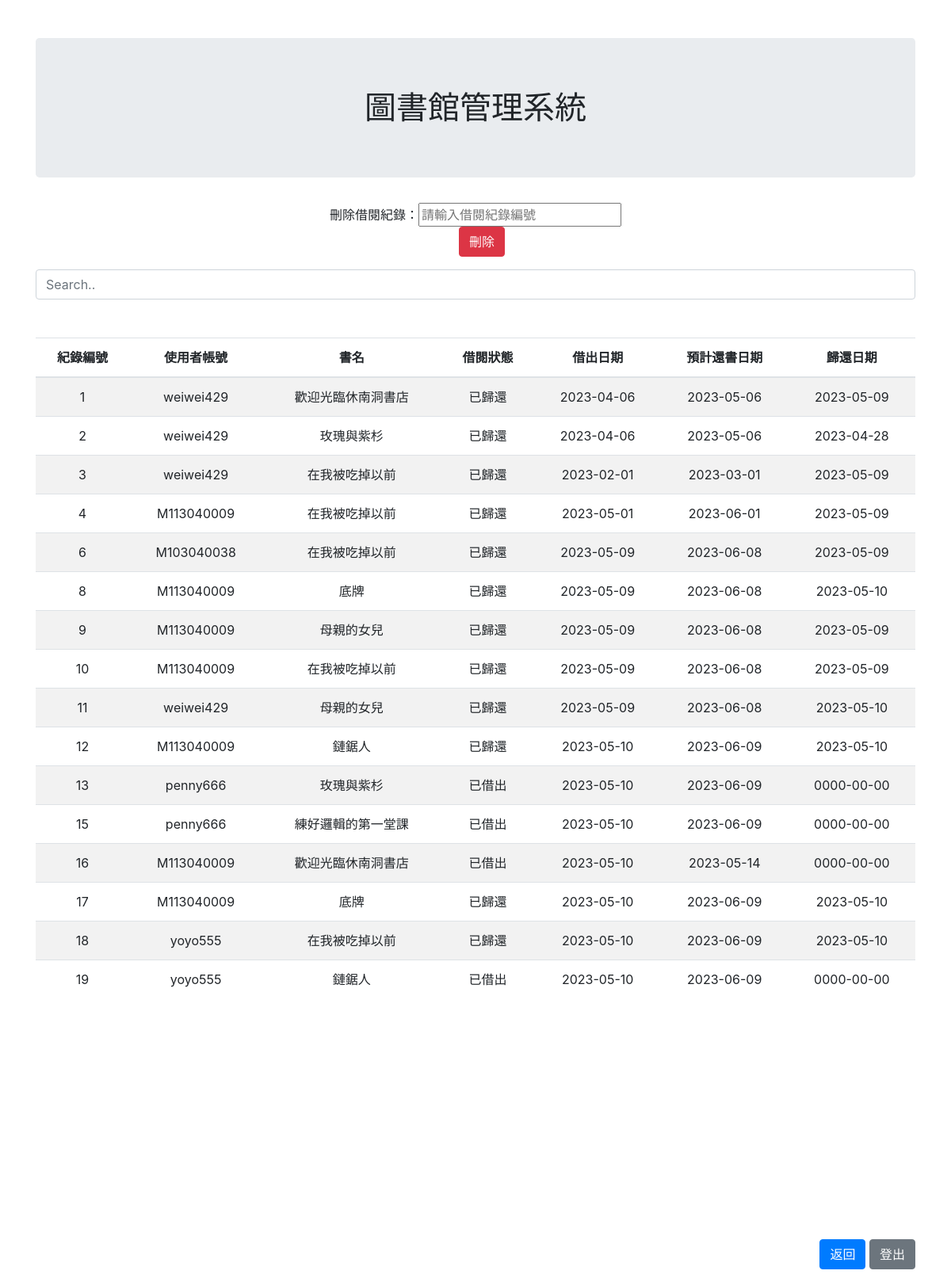
/record_data.php, run on the app's committed database.
### tables this page shows
CREATE TABLE `record` (
  `rID` int(200) NOT NULL,
  `user` varchar(20) NOT NULL,
  `book` varchar(20) NOT NULL,
  `loan` varchar(15) NOT NULL,
  `borrow_date` date NOT NULL,
  `due_date` date NOT NULL,
  `return_date` date NOT NULL,
  `email` varchar(30) NOT NULL
);

### record_data.php (the view, shortened to what this page needs)
<!DOCTYPE html>
<html lang="en">
<head>
  <link rel="stylesheet" href="https://cdn.jsdelivr.net/npm/bootstrap@4.6.2/dist/css/bootstrap.min.css">
</head>
<body>
<?php include('connect.php');  ?>
<center>
    <div class="container">
        <br><br><h1 class="jumbotron text-center">圖書館管理系統</h1>
    </div>
    <form name="form" action="delete_record.php" method="post">
        <div class="col-sm-4">
            <p align="center">刪除借閱紀錄：<input type="text" name="delete_record" id='delete_record' placeholder="請輸入借閱紀錄編號"/>&emsp;<input type="submit" class="btn btn-danger"  value="刪除"></h3></p>
        </div>
    </form>
    <div class="container">
        <?php
	        $query = "SELECT * FROM record ";
	        $query_run = mysqli_query( $connection , $query );
        ?>
        <input class="form-control" id="myInput" type="text" placeholder="Search.."> <br><br>
        <table class="table table-striped"style="text-align:center;">
            <thead style="text-align:center;">
                <tr style="text-align:center;">
                    <th>紀錄編號</th>
                    <th>使用者帳號</th>
                    <th>書名</th>
                    <th>借閱狀態</th>
                    <th>借出日期</th>
                    <th>預計還書日期</th>
                    <th>歸還日期</th>
                </tr>
            </thead>
            <tbody id='myTable'>
                <?php
                    if(mysqli_num_rows($query_run) > 0){
                        foreach($query_run as $row){
                ?>
                    <tr>
                        <td><?php echo $row['rID']; ?></td>
                        <td><?php echo $row['user']; ?></td>
                        <td><?php echo $row['book']; ?></td>
                        <td><?php echo $row['loan']; ?></td>
                        <td><?php echo $row['borrow_date']; ?></td>
                        <td><?php echo $row['due_date']; ?></td>
                        <td><?php echo $row['return_date']; ?></td>
                    </tr>
                <?php
                    }
                    }
                ?>
            </tbody>
        </table>
</center>
    <div class="container">
        <br><br><br><br><br><br><br><br><br><br><br><br><p align="right"><a href="manager.php" class="btn btn-primary"  role="button" >返回</a>&nbsp;<a href="logout.php" class="btn btn-secondary"  role="button" >登出</a></p>
    </div>
</body>
</html>

### data on the page
record: rID "1", user "weiwei429", book "歡迎光臨休南洞書店", loan "已歸還", borrow_date "2023-04-06", due_date "2023-05-06", return_date "2023-05-09"
record: rID "2", user "weiwei429", book "玫瑰與紫杉", loan "已歸還", borrow_date "2023-04-06", due_date "2023-05-06", return_date "2023-04-28"
record: rID "3", user "weiwei429", book "在我被吃掉以前", loan "已歸還", borrow_date "2023-02-01", due_date "2023-03-01", return_date "2023-05-09"
record: rID "4", user "M113040009", book "在我被吃掉以前", loan "已歸還", borrow_date "2023-05-01", due_date "2023-06-01", return_date "2023-05-09"
record: rID "6", user "M103040038", book "在我被吃掉以前", loan "已歸還", borrow_date "2023-05-09", due_date "2023-06-08", return_date "2023-05-09"
record: rID "8", user "M113040009", book "底牌", loan "已歸還", borrow_date "2023-05-09", due_date "2023-06-08", return_date "2023-05-10"
record: rID "9", user "M113040009", book "母親的女兒", loan "已歸還", borrow_date "2023-05-09", due_date "2023-06-08", return_date "2023-05-09"
record: rID "10", user "M113040009", book "在我被吃掉以前", loan "已歸還", borrow_date "2023-05-09", due_date "2023-06-08", return_date "2023-05-09"
record: rID "11", user "weiwei429", book "母親的女兒", loan "已歸還", borrow_date "2023-05-09", due_date "2023-06-08", return_date "2023-05-10"
record: rID "12", user "M113040009", book "鏈鋸人", loan "已歸還", borrow_date "2023-05-10", due_date "2023-06-09", return_date "2023-05-10"
record: rID "13", user "penny666", book "玫瑰與紫杉", loan "已借出", borrow_date "2023-05-10", due_date "2023-06-09", return_date "0000-00-00"
record: rID "15", user "penny666", book "練好邏輯的第一堂課", loan "已借出", borrow_date "2023-05-10", due_date "2023-06-09", return_date "0000-00-00"
record: rID "16", user "M113040009", book "歡迎光臨休南洞書店", loan "已借出", borrow_date "2023-05-10", due_date "2023-05-14", return_date "0000-00-00"
record: rID "17", user "M113040009", book "底牌", loan "已歸還", borrow_date "2023-05-10", due_date "2023-06-09", return_date "2023-05-10"
record: rID "18", user "yoyo555", book "在我被吃掉以前", loan "已歸還", borrow_date "2023-05-10", due_date "2023-06-09", return_date "2023-05-10"
record: rID "19", user "yoyo555", book "鏈鋸人", loan "已借出", borrow_date "2023-05-10", due_date "2023-06-09", return_date "0000-00-00"
